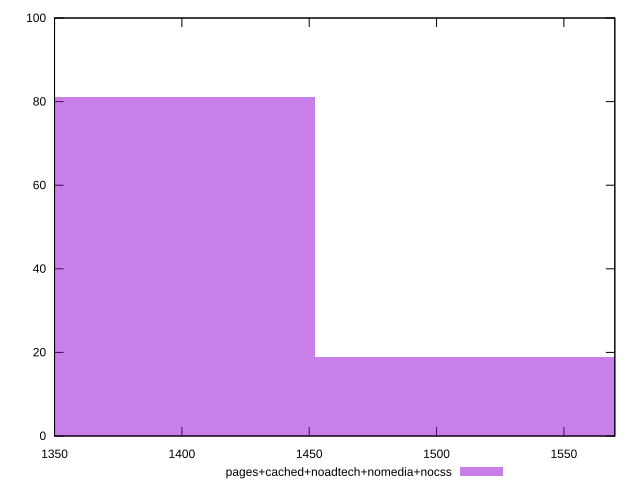

Write gnuplot code to recreate this figure.
reset

$pagesCachedNoadtechNomediaNocss <<EOF
1521.5437843033694 19
1383.2216220939722 81
EOF

set key outside below
set boxwidth 138.32216220939722
set xrange [1350:1570]
set yrange [0:100]
set trange [0:100]
set style fill transparent solid 0.5 noborder
set terminal svg size 640, 490 enhanced background rgb 'white'
set output "report_00019_2021-02-10T18-14-37.922Z//uses-text-compression/comparison/histogram/4_vs_5.svg"

plot $pagesCachedNoadtechNomediaNocss title "pages+cached+noadtech+nomedia+nocss" with boxes

reset
